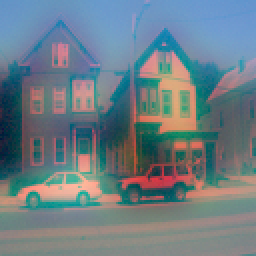
%> input picture tb_log/I_blurred.png, 128 x 128 px (shown 2 times larger)
$ octave catRGB.m   (GNU Octave 9; MATLAB toolbox functions it lacks are replaced by stand-ins)
%> lines starting %> are read from the running program, lines starting %| are printed output that depends on the picture
clear all;
% [4 lines of commented-out code are left out]
RGB=imread("I_blurred.png");
%> RGB is the input picture: size 128x128x3 uint8; mean R, G, B 108.5, 125.4, 133.7
subplot(1,2,1),imshow(RGB)


R=imread("deblur_R.bmp"); %zeros(128,128);%
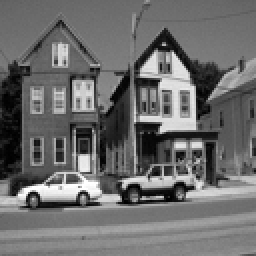
%> input picture tb_log/deblur_R.bmp, 128 x 128 px (shown 2 times larger)
%> R is the input picture: size 128x128 uint8; min 0, max 255, mean 108.5
G=imread("deblur_G.bmp");
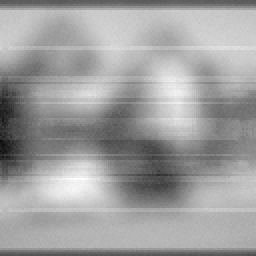
%> input picture tb_log/deblur_G.bmp, 128 x 128 px (shown 2 times larger)
%> G is the input picture: size 128x128 uint8; min 14, max 255, mean 159.3
B=imread("deblur_B.bmp");
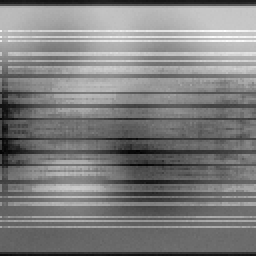
%> input picture tb_log/deblur_B.bmp, 128 x 128 px (shown 2 times larger)
%> B is the input picture: size 128x128 uint8; min 3, max 255, mean 125.8
RGB=cat(3,R,G,B);
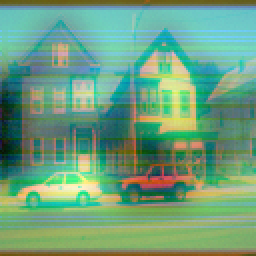
%> RGB: size 128x128x3 uint8 (shown 2 times larger); mean R, G, B 108.5, 159.3, 125.8
subplot(1,2,2),imshow(RGB);
